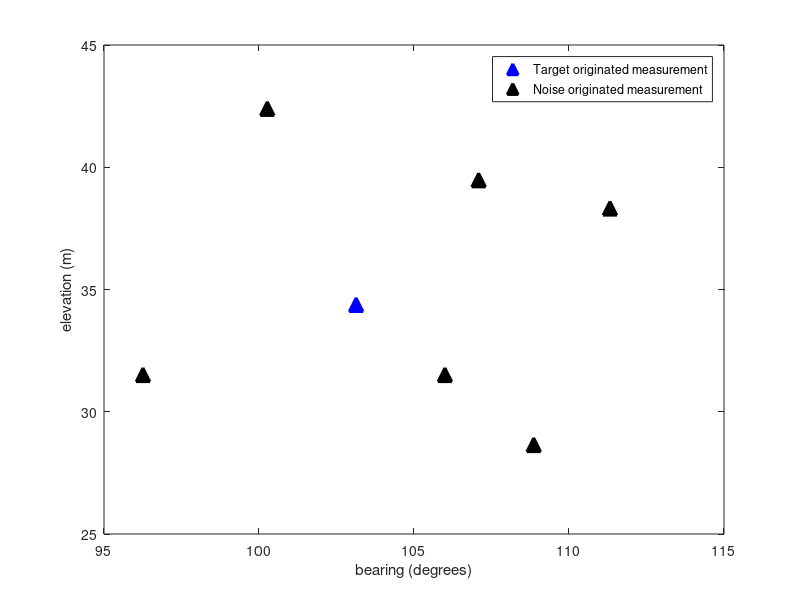

Write MATLAB code to recreate this figure.
%ele range =  25.2012	  34.3775   	43.5538	
ele = [34.3775     28.6479    38.3211  31.5127  42.3989  31.5127 39.4768];

%bearing	range =   93.2866	103     112.7134
ang = [103.1324    108.8620   111.3211  96.2569  100.2676  105.9972 107.0858];
% plot(ang,ele,'-rO','LineWidth',10,...
%     'MarkerEdgeColor','r',...
%     'MarkerFaceColor','r',...
%     'MarkerSize',5)
 plot(ang(1),ele(1),'b^','LineWidth',2,...
                       'MarkerEdgeColor','b',...
                       'MarkerFaceColor','b',...
                       'MarkerSize',10)
 hold on
  plot(ang(2),ele(2),'k^','LineWidth',2,...
                       'MarkerEdgeColor','k',...
                       'MarkerFaceColor','k',...
                       'MarkerSize',10)
 hold on
  plot(ang(3),ele(3),'k^','LineWidth',2,...
                       'MarkerEdgeColor','k',...
                       'MarkerFaceColor','k',...
                       'MarkerSize',10)
 hold on
  plot(ang(4),ele(4),'k^','LineWidth',2,...
                       'MarkerEdgeColor','k',...
                       'MarkerFaceColor','k',...
                       'MarkerSize',10)
 hold on
  plot(ang(5),ele(5),'k^','LineWidth',2,...
                       'MarkerEdgeColor','k',...
                       'MarkerFaceColor','k',...
                       'MarkerSize',10)
 hold on
  plot(ang(6),ele(6),'k^','LineWidth',2,...
                       'MarkerEdgeColor','k',...
                       'MarkerFaceColor','k',...
                       'MarkerSize',10)
 hold on
  plot(ang(7),ele(7),'k^','LineWidth',2,...
                       'MarkerEdgeColor','k',...
                       'MarkerFaceColor','k',...
                       'MarkerSize',10)
                   hold on
%   plot(ang(8),ele(8),'k^','LineWidth',2,...
%                        'MarkerEdgeColor','k',...
%                        'MarkerFaceColor','k',...
%                        'MarkerSize',10)
 legend('Target originated measurement','Noise originated measurement')
ylabel('elevation (m)');
xlabel('bearing (degrees)');